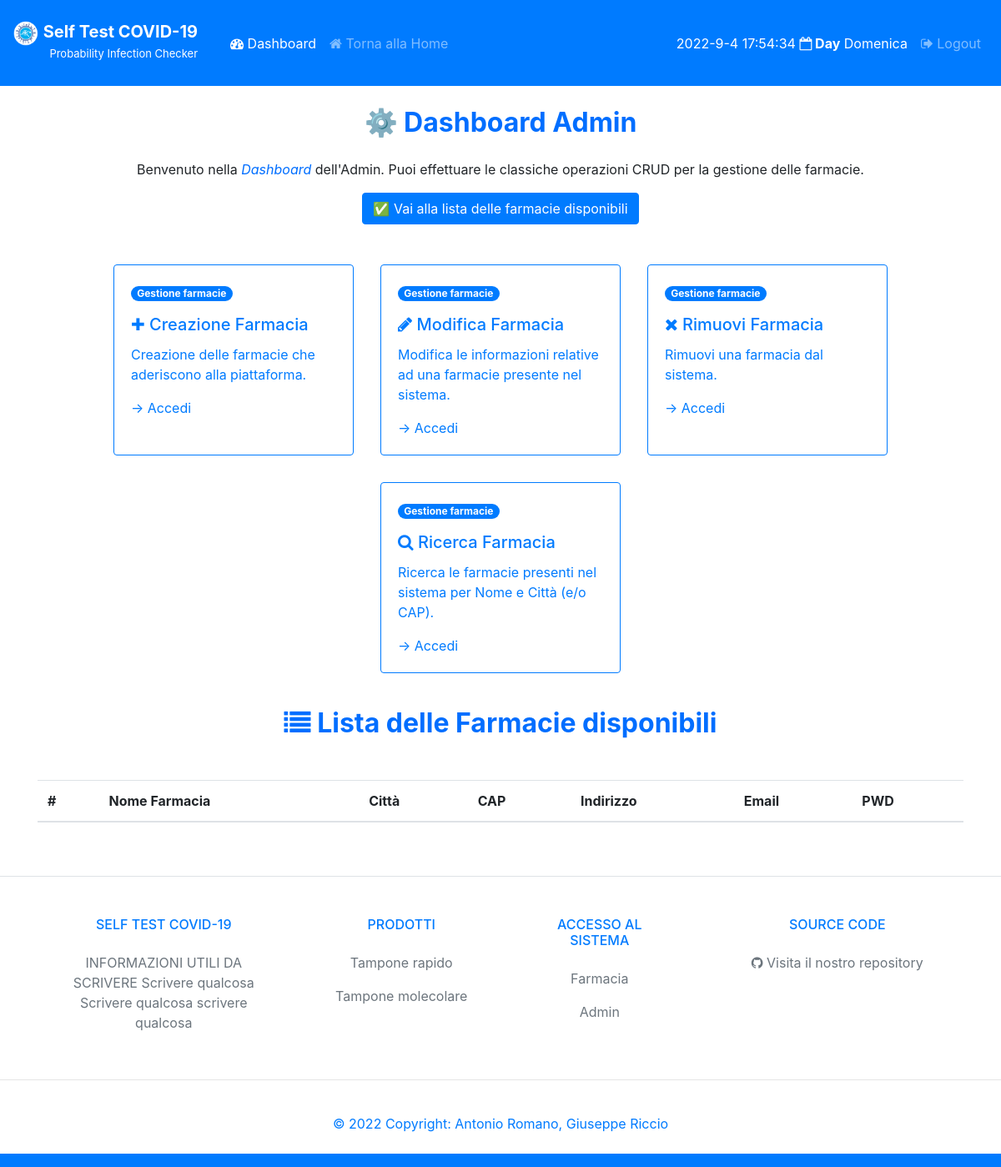
The app's page /dashboardAdmin (signed in), older data.
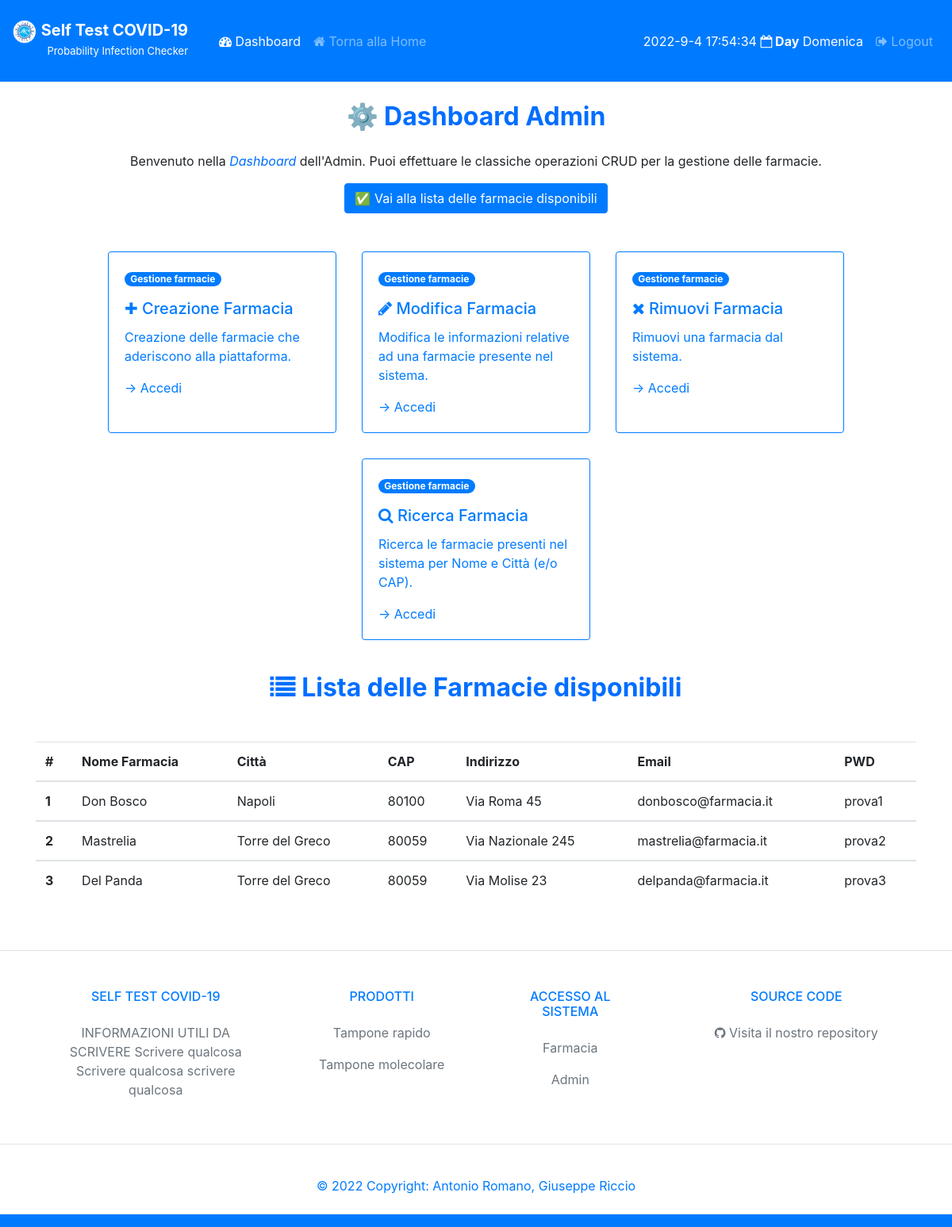
The same page, newer data.
### tables this page shows
CREATE TABLE `Farmacie` (
	ID INTEGER PRIMARY KEY AUTOINCREMENT,
	NomeFarmacia VARCHAR(50),
	Citta VARCHAR(50),
	CAP INT(5),
	Indirizzo VARCHAR(50),
	Email VARCHAR(50),
	PWD VARCHAR(50),
	UNIQUE(NomeFarmacia,Email)
);

### controllers/GestioneFarmaciaController.py (the view)
def dashAdmin():
    msg_error = ""
    if 'loggedin' in session:
        connection = connectDB()
        farmacie = connection.execute('SELECT * FROM Farmacie').fetchall()
        connection.close()
    else:
        return redirect('/loginAdmin')
    return render_template('/AdminView/dashboardAdmin.html', farmacie=farmacie, msg_error = msg_error)

### models/DB.py (called while the page is built)
def connectDB():
    connection = sqlite3.connect('./models/selftestcovid19.db')
    connection.row_factory = sqlite3.Row
    return connection

### templates/AdminView/dashboardAdmin.html (shortened to what the changed rows need)
<!doctype html>
<html lang="it">
<head>
    <link rel="stylesheet" href="https://cdnjs.cloudflare.com/ajax/libs/font-awesome/4.7.0/css/font-awesome.min.css">
    <link rel="stylesheet" href="https://stackpath.bootstrapcdn.com/bootstrap/4.3.1/css/bootstrap.min.css">
</head>
<body>
    <h2 class="text-center" style="margin: 25px;"><b><span style="color: #006eff;">
                &#x2699 Dashboard Admin </span></b></h2>
    <div class="container">
        <center>
            <h2 class="text-center" style="margin: 25px;"><b><span style="color: #006eff;">
                        <i class="fa fa-list" aria-hidden="true"></i> Lista delle Farmacie disponibili </span></b></h2>
            <div class="d-flex justify-content-center mt-5 table-responsive">
                <table class="table">
                    <thead>
                        <tr>
                            <th scope="col">#</th>
                            <th scope="col">Nome Farmacia</th>
                            <th scope="col">Città</th>
                            <th scope="col">CAP</th>
                            <th scope="col">Indirizzo</th>
                            <th scope="col">Email</th>
                            <th scope="col">PWD</th>
                        </tr>
                    </thead>
                    <tbody>
                        {% for farmacia in farmacie %}
                        <tr>
                            <th scope="row">{{ farmacia.ID }}</th>
                            <td>{{ farmacia.NomeFarmacia }}</td>
                            <td>{{ farmacia.Citta }}</td>
                            <td>{{ farmacia.CAP }}</td>
                            <td>{{ farmacia.Indirizzo }}</td>
                            <td>{{ farmacia.Email }}</td>
                            <td>{{ farmacia.PWD }}</td>
                        </tr>
                    </tbody>
                    {% endfor %}
                </table>
            </div>
        </center>
    </div>
</body>
</body>
</html>

Row changes from the older to the newer data that the page shows:
added Farmacie: ID "1", NomeFarmacia "Don Bosco", Citta "Napoli", CAP "80100", Indirizzo "Via Roma 45", Email "donbosco@farmacia.it", PWD "prova1"
added Farmacie: ID "2", NomeFarmacia "Mastrelia", Citta "Torre del Greco", CAP "80059", Indirizzo "Via Nazionale 245", Email "mastrelia@farmacia.it", PWD "prova2"
added Farmacie: ID "3", NomeFarmacia "Del Panda", Citta "Torre del Greco", CAP "80059", Indirizzo "Via Molise 23", Email "delpanda@farmacia.it", PWD "prova3"
